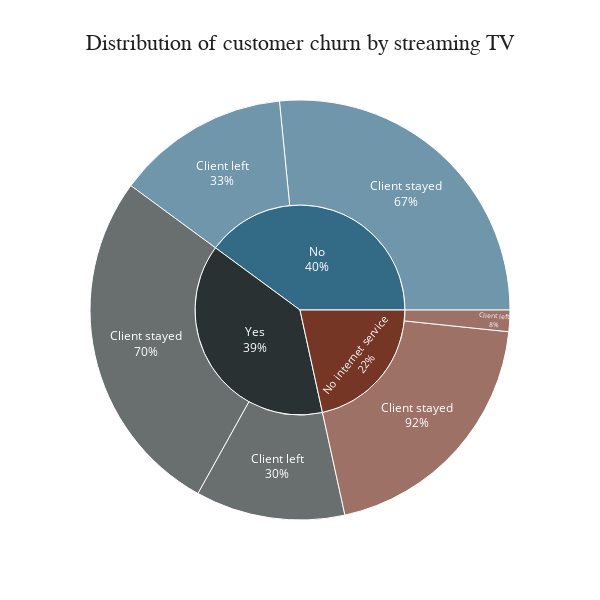
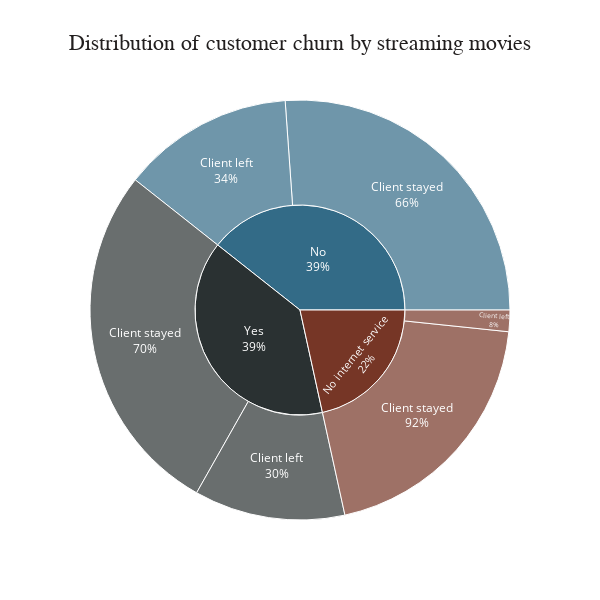

Notebook source saved alongside these figures, in order:
### Code cell
fig = px.sunburst(s_tv, path = ['StreamingTV', 'Churn'], values = 'count', color = 'StreamingTV', title = 'Distribution of customer churn by streaming TV',
                 color_discrete_map = {'No': '#336B87', 'Yes': '#2A3132', 'No internet service': '#763626'},
                 width = 600, height = 600)

fig.update_layout(plot_bgcolor = 'white', title_font_family = 'Calibri Black', title_font_color = '#221f1f', title_font_size = 22, title_x = 0.5)

fig.update_traces(textinfo = 'label + percent parent')
                  
fig.show()
#######################################
fig = px.sunburst(s_mov, path = ['StreamingMovies', 'Churn'], values = 'count', color = 'StreamingMovies', title = 'Distribution of customer churn by streaming movies',
                 color_discrete_map = {'No': '#336B87', 'Yes': '#2A3132', 'No internet service': '#763626'},
                 width = 600, height = 600)

fig.update_layout(plot_bgcolor = 'white', title_font_family = 'Calibri Black', title_font_color = '#221f1f', title_font_size = 22, title_x = 0.5)

fig.update_traces(textinfo = 'label + percent parent')
                  
fig.show()

### Figure 1 — Plotly figure (JSON) as saved in the notebook; plotly's stock layout.template omitted (floating-point values rounded to 4 significant figures)
{"data": [{"branchvalues": "total", "customdata": [["No"], ["No internet service"], ["Yes"], ["No"], ["No internet service"], ["Yes"], ["No"], ["No internet service"], ["Yes"]], "domain": {"x": [0, 1], "y": [0, 1]}, "hovertemplate": "labels=%{label}<br>count=%{value}<br>parent=%{parent}<br>id=%{id}<br>StreamingTV=%{customdata[0]}<extra></extra>", "ids": ["No/Client left", "No internet service/Client left", "Yes/Client left", "No/Client stayed", "No internet service/Client stayed", "Yes/Client stayed", "No", "No internet service", "Yes"], "labels": ["Client left", "Client left", "Client left", "Client stayed", "Client stayed", "Client stayed", "No", "No internet service", "Yes"], "marker": {"colors": ["#336B87", "#763626", "#2A3132", "#336B87", "#763626", "#2A3132", "#336B87", "#763626", "#2A3132"]}, "name": "", "parents": ["No", "No internet service", "Yes", "No", "No internet service", "Yes", "", "", ""], "textinfo": "label+percent parent", "type": "sunburst", "values": [799, 99, 689, 1590, 1192, 1617, 2389, 1291, 2306]}], "layout": {"height": 600, "legend": {"tracegroupgap": 0}, "plot_bgcolor": "white", "title": {"font": {"color": "#221f1f", "family": "Calibri Black", "size": 22}, "text": "Distribution of customer churn by streaming TV", "x": 0.5}, "width": 600}}

### Figure 2 — Plotly figure (JSON) as saved in the notebook; plotly's stock layout.template omitted (floating-point values rounded to 4 significant figures)
{"data": [{"branchvalues": "total", "customdata": [["No"], ["No internet service"], ["Yes"], ["No"], ["No internet service"], ["Yes"], ["No"], ["No internet service"], ["Yes"]], "domain": {"x": [0, 1], "y": [0, 1]}, "hovertemplate": "labels=%{label}<br>count=%{value}<br>parent=%{parent}<br>id=%{id}<br>StreamingMovies=%{customdata[0]}<extra></extra>", "ids": ["No/Client left", "No internet service/Client left", "Yes/Client left", "No/Client stayed", "No internet service/Client stayed", "Yes/Client stayed", "No", "No internet service", "Yes"], "labels": ["Client left", "Client left", "Client left", "Client stayed", "Client stayed", "Client stayed", "No", "No internet service", "Yes"], "marker": {"colors": ["#336B87", "#763626", "#2A3132", "#336B87", "#763626", "#2A3132", "#336B87", "#763626", "#2A3132"]}, "name": "", "parents": ["No", "No internet service", "Yes", "No", "No internet service", "Yes", "", "", ""], "textinfo": "label+percent parent", "type": "sunburst", "values": [792, 99, 696, 1564, 1192, 1643, 2356, 1291, 2339]}], "layout": {"height": 600, "legend": {"tracegroupgap": 0}, "plot_bgcolor": "white", "title": {"font": {"color": "#221f1f", "family": "Calibri Black", "size": 22}, "text": "Distribution of customer churn by streaming movies", "x": 0.5}, "width": 600}}
